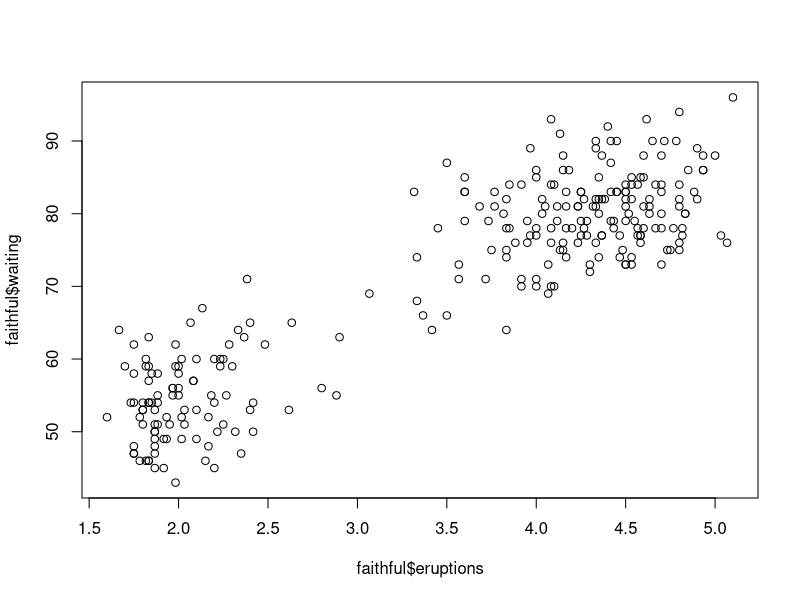
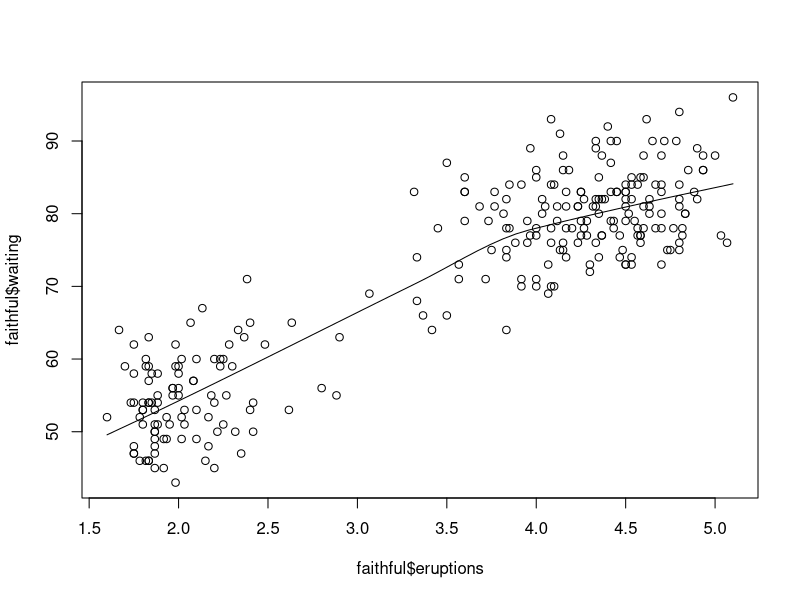
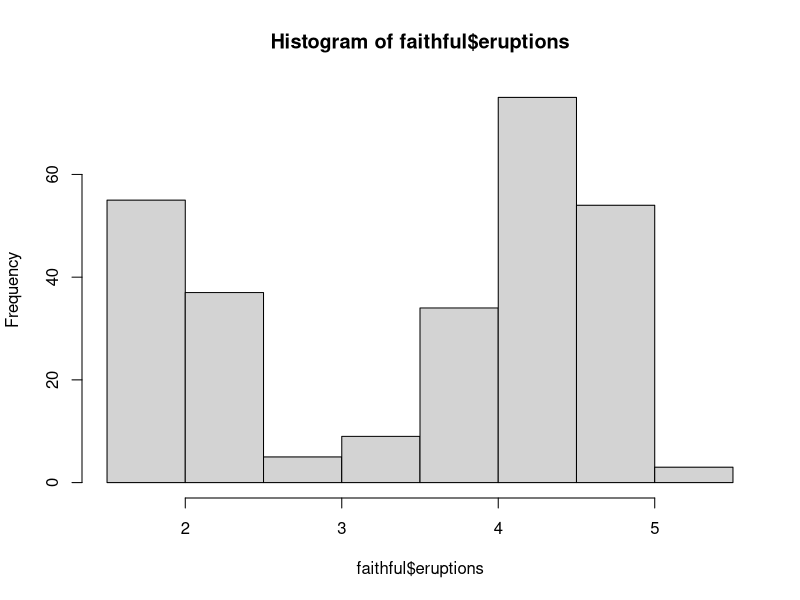
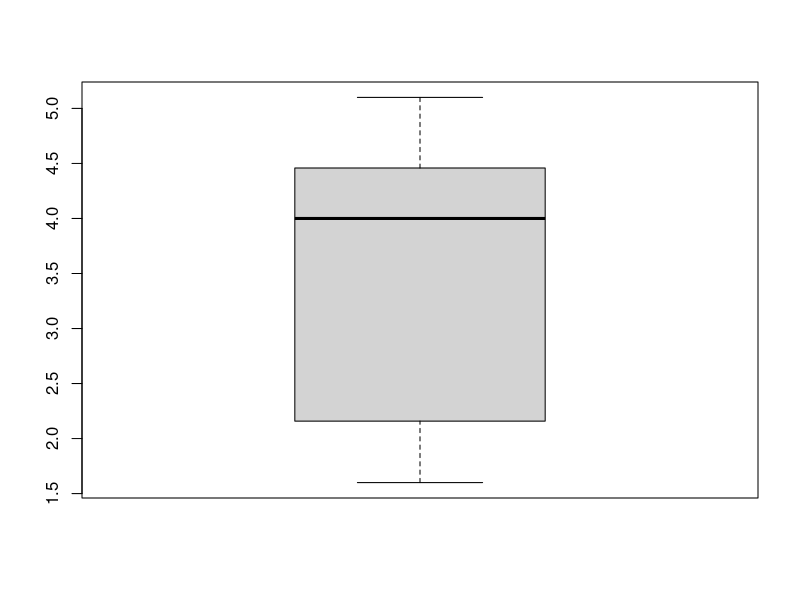
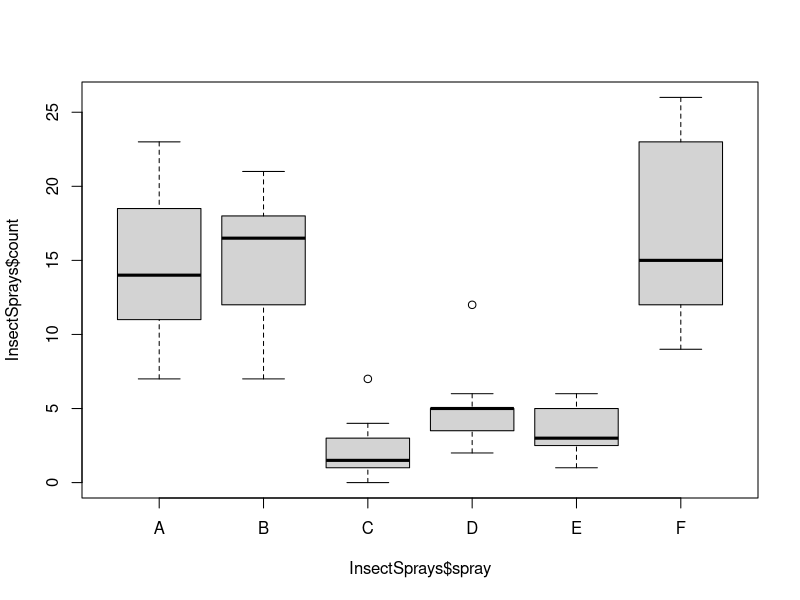

Reproduce these figures in R, in order.
faithful
summary(faithful)
str(faithful)
#Q1
mean(faithful$eruptions)
#Q2
median((faithful$eruptions))
#Q3
quantile(faithful$eruptions)
#Q4
quantile(faithful$eruptions,c(0.32,0.57,0.98))
#Q5
range(faithful$eruptions)
#Q6
IQR(faithful$eruptions)
#Q7 
sd(faithful$eruptions)
#Q8
var(faithful$eruptions)
#Q9
library(fBasics)
skewness(faithful$eruptions)
#Q10
kurtosis(faithful$eruptions)
#Q11
stem(faithful$eruptions)
#Q12
plot(x=faithful$eruptions,y=faithful$waiting)
scatter.smooth(faithful$eruptions,faithful$waiting)
# It shows positive relation, as eruptions increases, waiting time also increases
#Q13
hist(faithful$eruptions)
#Q14
boxplot(faithful$eruptions)
#Q15
InsectSprays
boxplot(InsectSprays$count~InsectSprays$spray)
#Q16
cov(faithful$eruptions,faithful$waiting)
#Both are positivelt related
#Q17
cor(faithful$eruptions,faithful$waiting)
#Both eruption and waiting time are strongly positively correlated with the value of .9 which is very close to 1
